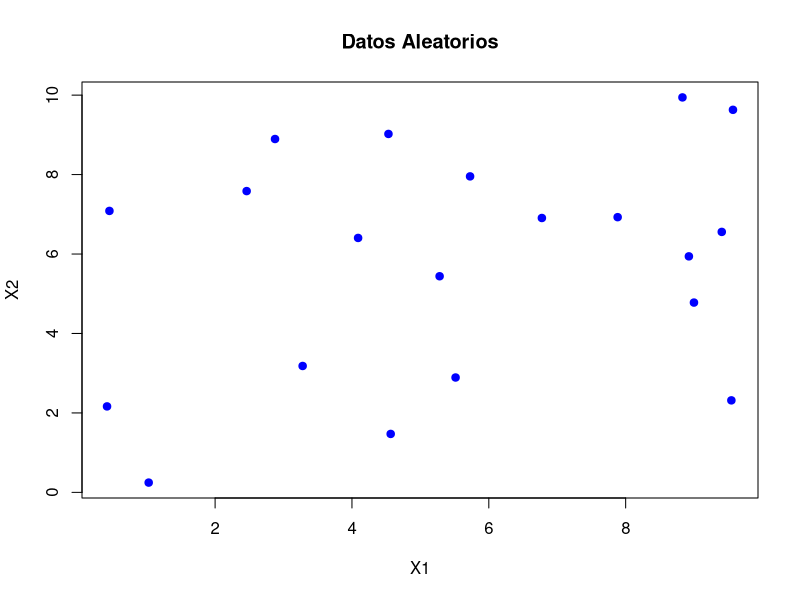
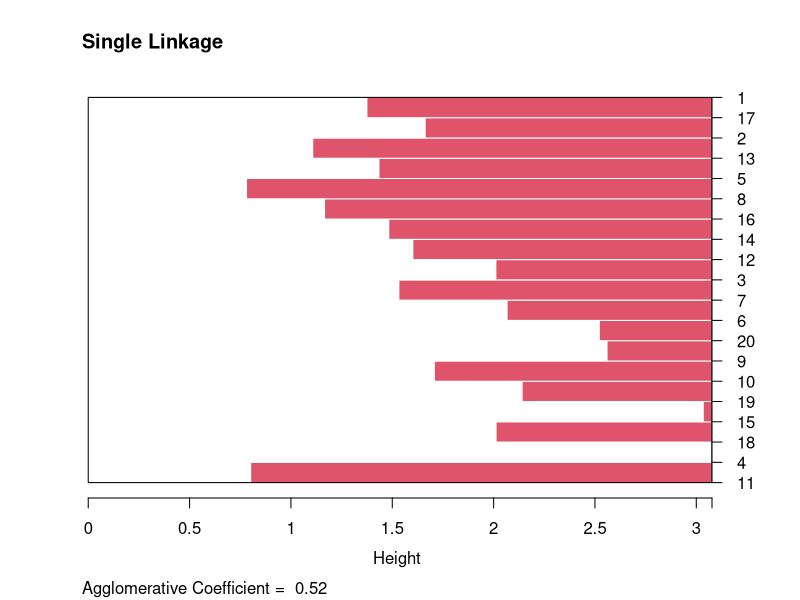
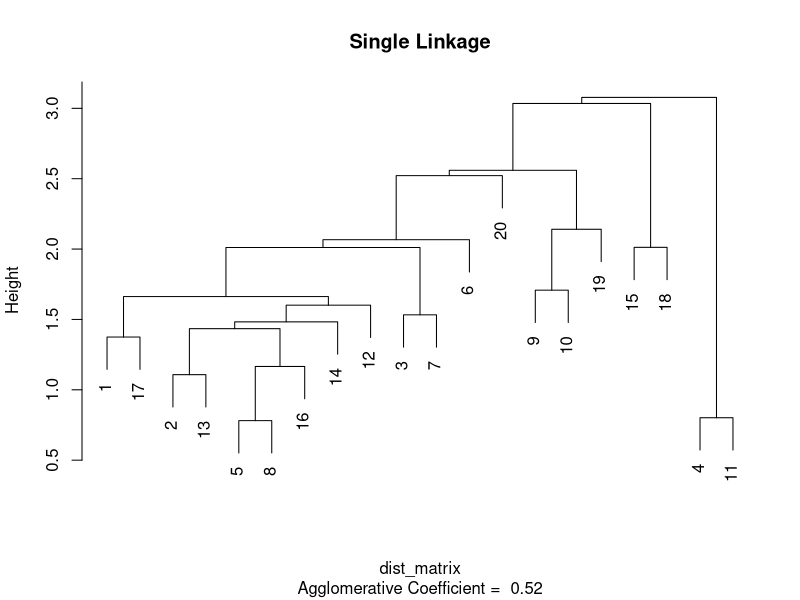
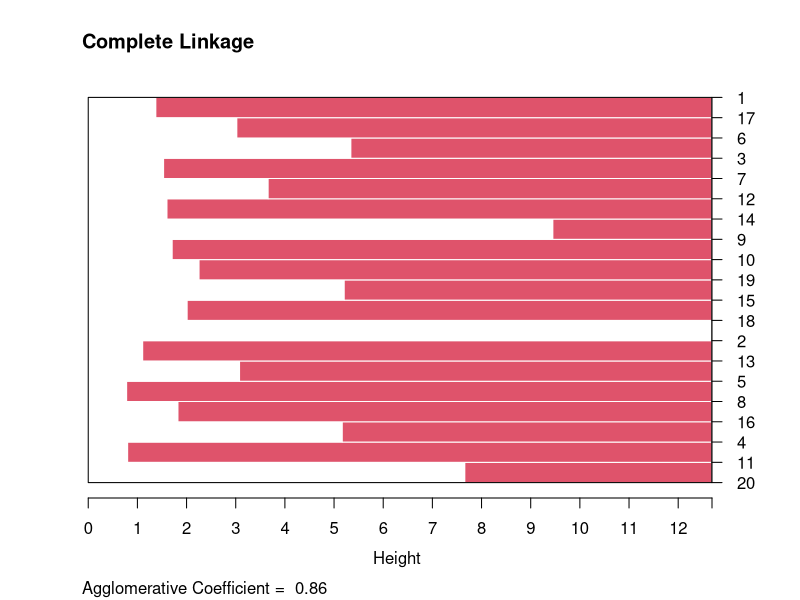
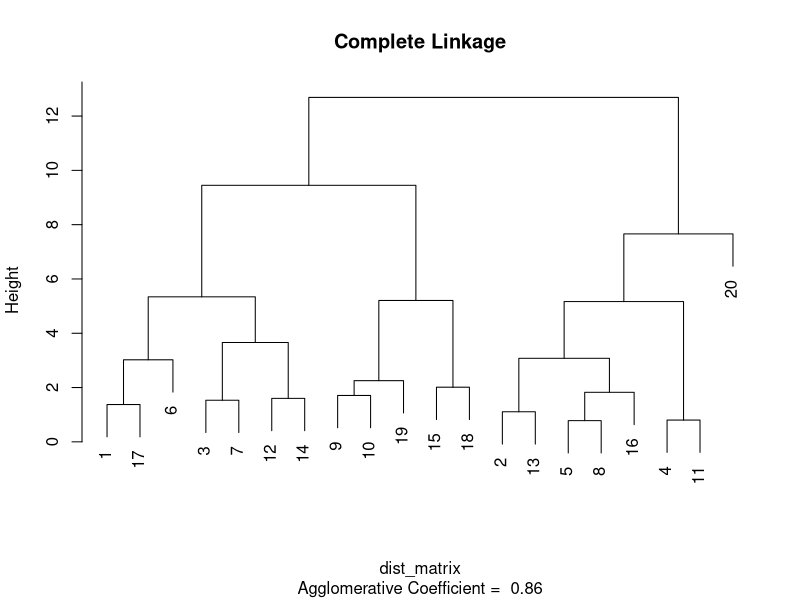
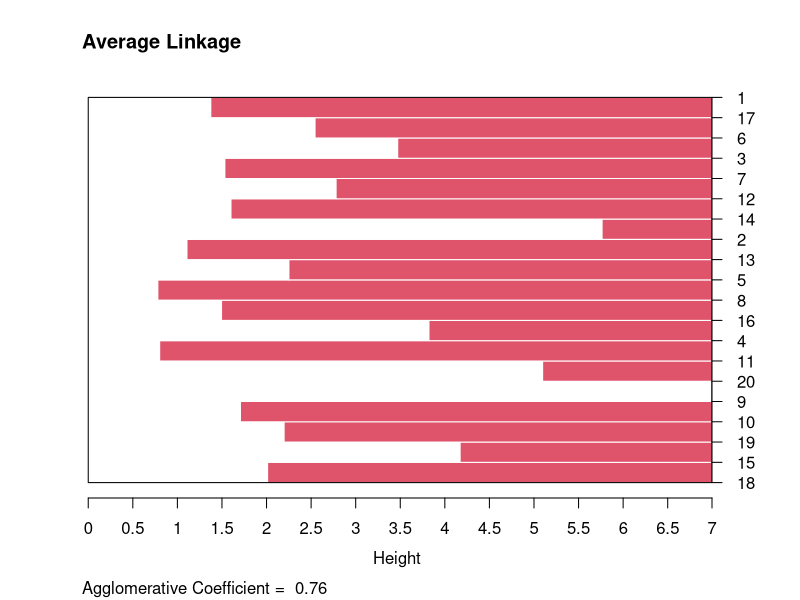
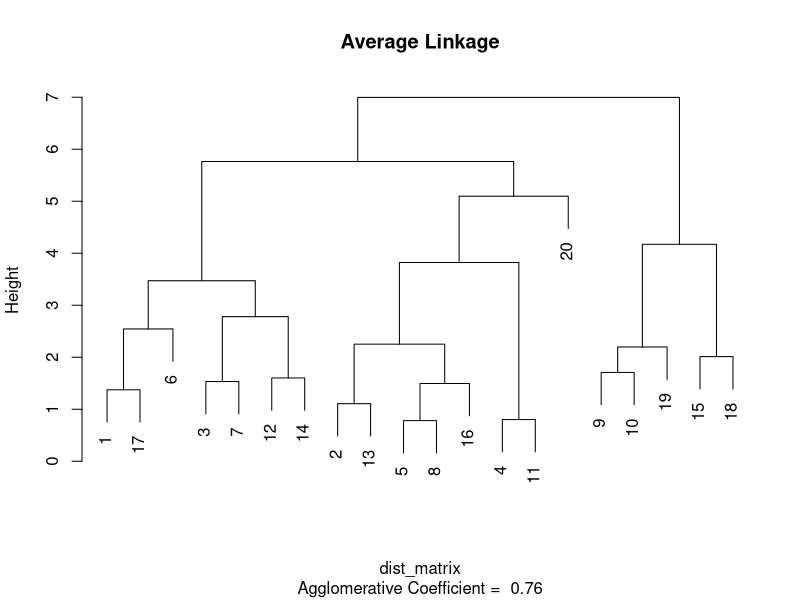
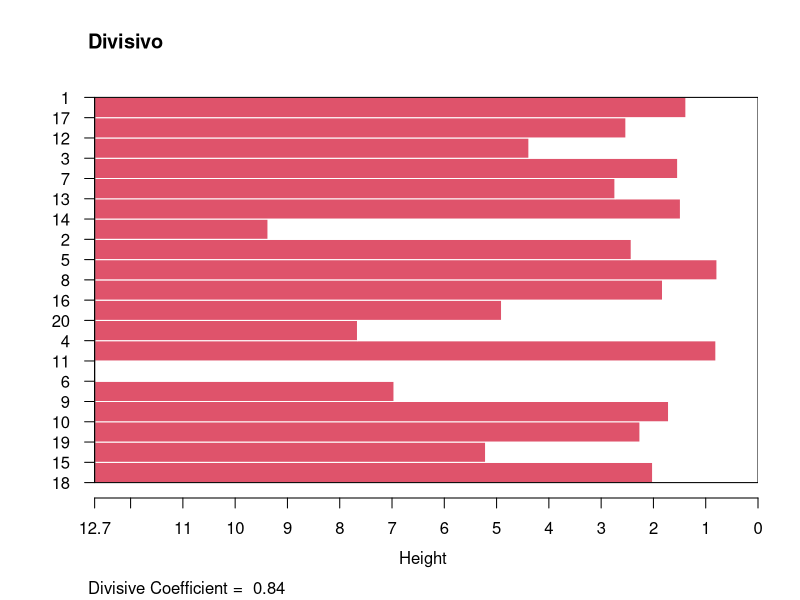

The R source for these figures, in order:
# Cargar la biblioteca necesaria
library(cluster)

# Generar datos aleatorios
set.seed(123)
X <- data.frame(x = runif(20, 0, 10), y = runif(20, 0, 10))

# Visualización de los datos
plot(X$x, X$y, pch = 19, col = "blue", 
     xlab = "X1", ylab = "X2", main = "Datos Aleatorios")

# Clustering aglomerativo y divisivo

# Calcular la matriz de disimilaridad
dist_matrix <- dist(X)

# Clustering aglomerativo con Single Linkage
hc_single <- agnes(dist_matrix, method = "single")
plot(hc_single, main = "Single Linkage")

# Clustering aglomerativo con Complete Linkage
hc_complete <- agnes(dist_matrix, method = "complete")
plot(hc_complete, main = "Complete Linkage")

# Clustering aglomerativo con Average Linkage
hc_average <- agnes(dist_matrix, method = "average")
plot(hc_average, main = "Average Linkage")

# 3. Clustering divisivo con el método DIANA
hc_divisive <- diana(dist_matrix)
plot(hc_divisive, main = "Divisivo")

